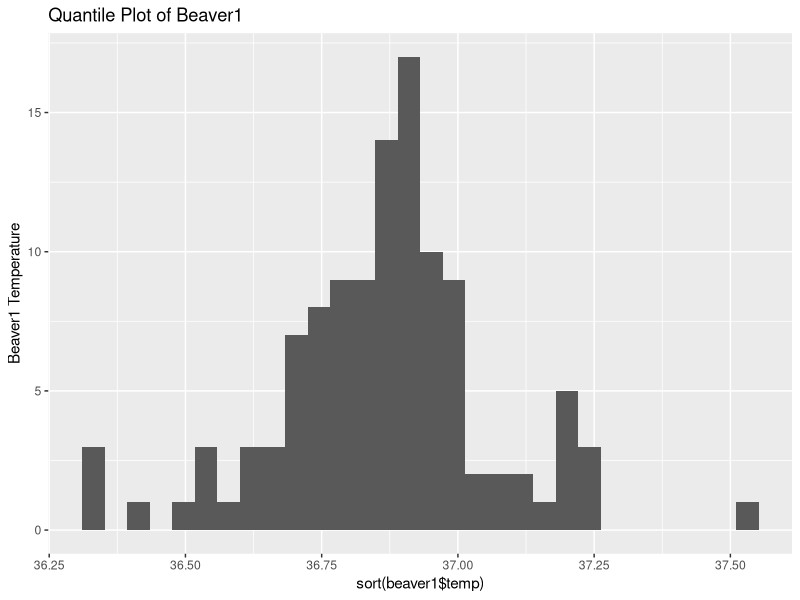
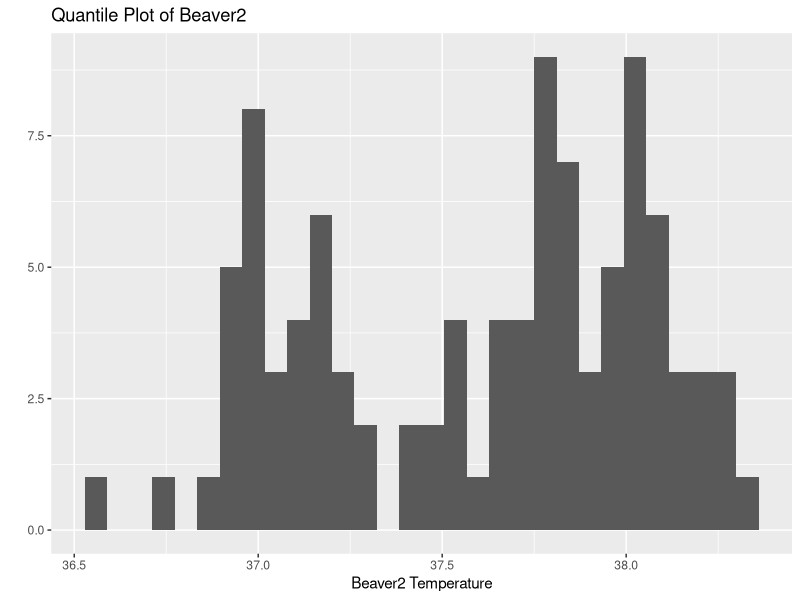
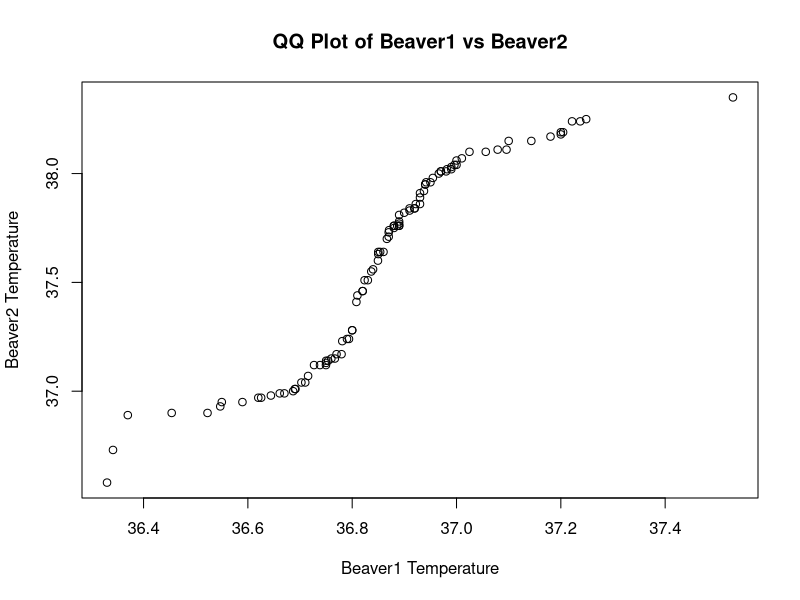
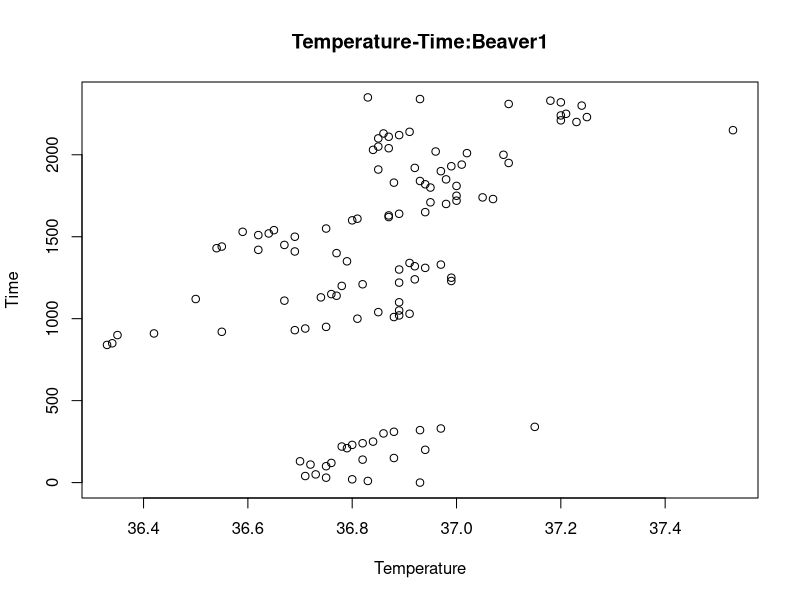
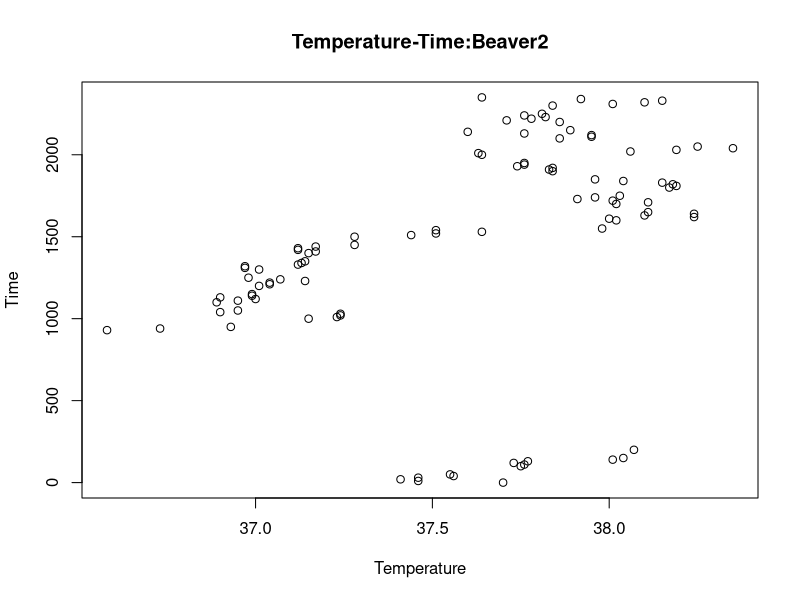
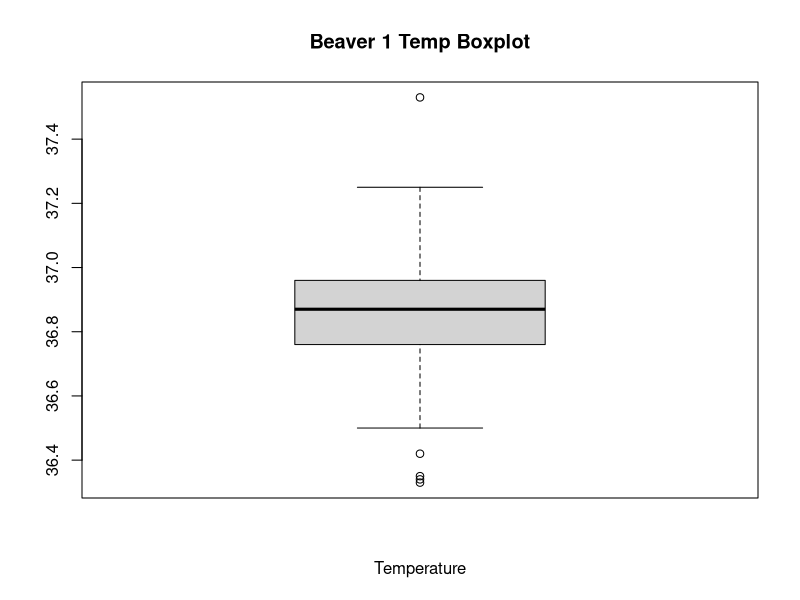
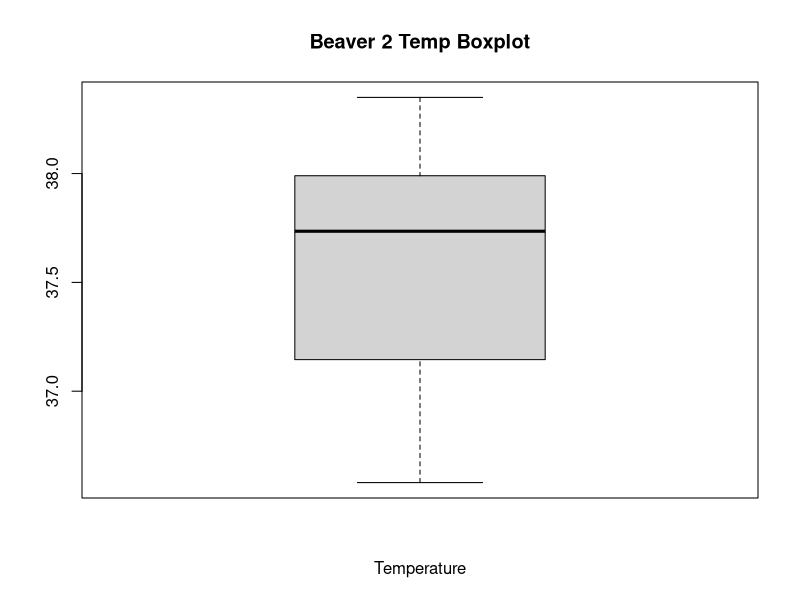
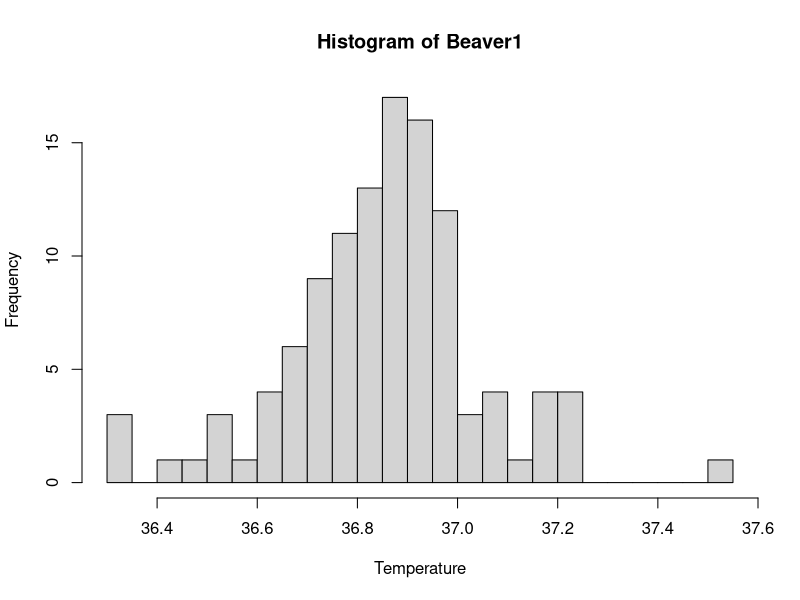

Here is the R script that generated these plots, in order:
library(ggplot2)

Mode<-function(v){
  uniq<-unique(v)
  uniq[which.max(tabulate(match(v,uniq)))]
}




head(beaver1)
head(beaver2)

#median
median(beaver1$temp)
median(beaver2$temp)

#mean
mean(beaver1$time)
mean(beaver2$time)

#Mode
Mode(beaver1$temp)
Mode(beaver2$temp)
#Quantile
quantile(beaver1$temp)
quantile(beaver2$temp)

#QuantilePlot
qplot(sort(beaver1$temp),ylab="Beaver1 Temperature",main="Quantile Plot of Beaver1")
qplot(sort(beaver2$temp),xlab="Beaver2 Temperature",main="Quantile Plot of Beaver2")

#Quantile-Quantile Plot
qqplot(sort(beaver1$temp),sort(beaver2$temp),xlab="Beaver1 Temperature", ylab="Beaver2 Temperature",main="QQ Plot of Beaver1 vs Beaver2")

#Standard Deviation
sd(beaver1$temp)
sd(beaver2$temp)

#scatter plot
plot(x=beaver1$temp, y=beaver1$time, 
     xlab="Temperature", ylab="Time",  main="Temperature-Time:Beaver1")
plot(x=beaver2$temp, y=beaver2$time, 
     xlab="Temperature", ylab="Time",  main="Temperature-Time:Beaver2")


#Box_Plot
boxplot(beaver1$temp,data=beaver1,xlab="Temperature", main="Beaver 1 Temp Boxplot")
boxplot(beaver2$temp,data=beaver2,xlab="Temperature", main="Beaver 2 Temp Boxplot")

#Histogram
hist(beaver1$temp,xlab="Temperature", ylab="Frequency", breaks=20,main="Histogram of Beaver1")
hist(beaver2$temp,xlab="Temperature", ylab="Frequency", breaks=20,main="Histogram of Beaver2")

#Bar Plot
barplot(beaver1$temp,ylab="Temperature",main="Bar Plot of Beaver1")
barplot(beaver2$temp,xlab="Measurements",ylab="Temperature",main="Bar Plot of Beaver2")


print(max(beaver1$temp))
print(max(beaver2$temp))

